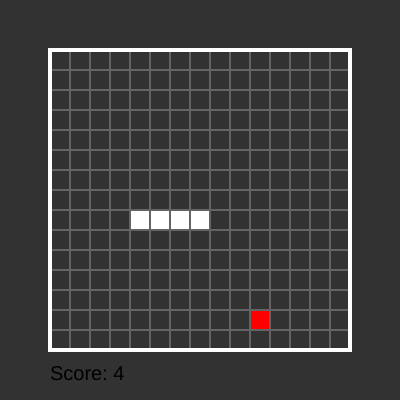
Frame 1 (no input)
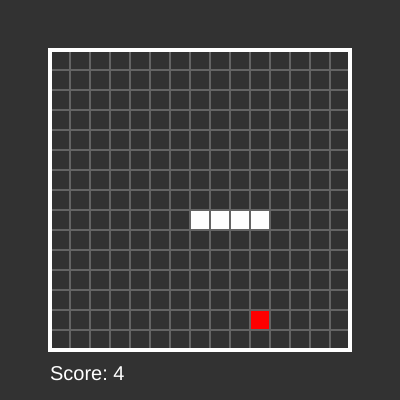
Frame 60 (no input)
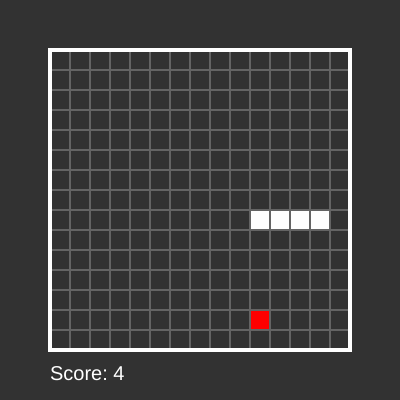
Frame 120 (the mouse pressed at the canvas centre since frame 60)

The p5.js sketch that drew these frames (run headless with seeded random() and noise() and a simulated clock; from frame 60 on, the mouse is pressed at the canvas centre):

// p5.js sketch
// ── sketch.js
const dimX = 15;
const dimY = 15;
const pixSize = 20;
const margin = 50;

let tbW = dimX * pixSize;
let tbH = dimY * pixSize;

let dir =3;
let ldir = 2;
let speed = 20;
let t=0;
let lose = false;
let win = false;

class point{
    constructor(px,py){
        this.x = px;
        this.y = py;
    }
}

let snake = [point];
let apple;
let n = 4;

function init(){
    let m = Math.floor(dimY/2);
    snake = [];
    n=4;
    speed = 20;
    for (let i=0; i<n; i++){
        snake[i] = new point(Math.floor(dimX/2)-i, m);
    }
}

function reset(){
    background(50);
    textSize(20);
    init();
    text('Score: ' + n, margin, margin + tbH + 30);
    apple = new point(Math.floor(random(0, dimX-1)), Math.floor(random(0, dimY-1)));
    drawApple();
    drawSnake();
    drawTable();
}

function drawSnake(){
    fill(255);
    noStroke(); 
    for (let i=0; i < snake.length; i++){
        rect(margin + snake[i].x * pixSize, margin + tbH - snake[i].y * pixSize, pixSize, pixSize);
    }
}

function drawTable(){
    strokeWeight(2);
    stroke(100);
    for (let i=margin + pixSize; i<= tbW + margin; i+=pixSize){
        line(i,margin + tbH, i, margin);
    }
    for (let i=margin + pixSize; i<= tbH + margin; i+=pixSize){
        line(margin, i, margin + tbW, i);
    }
    noFill();
    stroke(255);
    strokeWeight(4);
    rect(margin, margin,tbW, tbH);
}

function updatePosition(){
    for(let i=snake.length-1; i > 0; i--){
        snake[i].x = snake[i-1].x;
        snake[i].y = snake[i-1].y;
    }
    switch (dir){
        case 1:
            snake[0].x --;
            break;
        case 2: 
            snake[0].y ++;
            break;
        case 3:
            snake[0].x ++;
            break
        case 4:
            snake[0].y --;
            break;
    }
    check();
    
}

function drawApple(){
    fill(255,0,0);
    noStroke();
    rect(margin + apple.x*pixSize, margin + tbH - apple.y*pixSize, pixSize, pixSize);
}

function checkApple(x,y){
    for (let i=0; i< snake.length; i++){
        if ((x == snake[i].x) && (y == snake[i].y)){
            return false;
        }
    }
    return true;
}

function check(){
    if ((snake[0].x == apple.x) && (snake[0].y == apple.y)){
        do {
            apple = new point(Math.floor(random(1, dimX)), Math.floor(random(1, dimY)));
        } while (!checkApple(apple.x, apple.y));
        snake[snake.length] = new point( snake[snake.length-1].x, snake[snake.length-1].y);
        n++;
        if (n%10 == 0){
            speed -=2;
            if (speed==0){
                win = true;
            }
        }
        console.log(speed);
    }
    if (snake[0].x < 0){
        snake[0].x = dimX-1;
    }else if (snake[0].x > dimX-1){
        snake[0].x = 0;
    }else if (snake[0].y < 1){
        snake[0].y = dimY;
    }else if (snake[0].y > dimY){
        snake[0].y = 1;
    }
    for (let i=1; i< snake.length; i++){
        if ((snake[i].x == snake[0].x) && (snake[i].y == snake[0].y)){
            lose = true;
        }
    }

}

function setup(){
    createCanvas(tbW + 2 * margin, tbH + 2 * margin);
    reset();
}

function draw(){
    if (keyIsPressed){
        switch (key){
            case 'a': 
                if (dir != 3){
                    dir = 1; 
                }
                break;
            case 'w': 
                if (dir != 4){
                    dir = 2; 
                }
                break;
            case 'd': 
                if (dir != 1){
                    dir = 3; 
                }
                break;
            case 's': 
                if (dir != 2){
                    dir = 4; 
                }
                break;
        }
        switch (keyCode){
            case LEFT_ARROW: 
                if (dir != 3){
                    dir = 1; 
                }
                break;
            case UP_ARROW:
                if (dir != 4){
                    dir = 2; 
                }
                break;
            case RIGHT_ARROW:
                if (dir != 1){
                    dir = 3; 
                }
                break;
            case DOWN_ARROW:
                if (dir != 2){
                    dir = 4; 
                }
                break;
        }
        //console.log(dir);
    }

    t++;
    if ((!lose) && (!win)){
        if (t%speed == 0){
            updatePosition();
            background(50);
            drawApple();
            drawSnake();
            drawTable();
            fill(255);
            noStroke(); 
            text('Score: ' + n, margin, margin + tbH + 30);
            
            //console.log('done');
        }
    }else if (lose){
        background(0);
        textSize(72);
        textAlign(CENTER);
        text('LOSE!!!', width/2, height/2);
        if (keyIsPressed){
            reset();
            lose = false;
        }
    }else if (win){
        background(0);
        textSize(72);
        textAlign(CENTER);
        text('WIN!!!', width/2, height/2);
        if (keyIsPressed){
            reset();
            lose = false;
        }
    }
}
